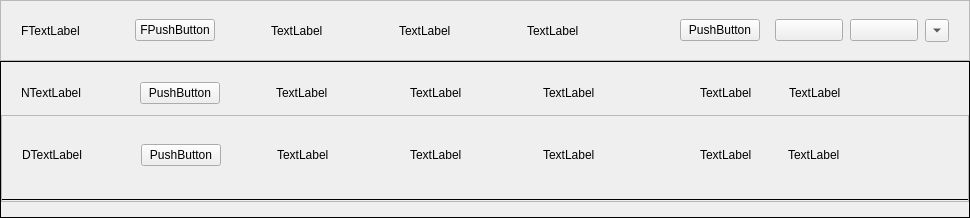
<?xml version="1.0" encoding="UTF-8"?>
<ui version="4.0">
 <class>TaskCard</class>
 <widget class="QWidget" name="TaskCard">
  <property name="geometry">
   <rect>
    <x>0</x>
    <y>0</y>
    <width>970</width>
    <height>218</height>
   </rect>
  </property>
  <property name="windowTitle">
   <string>Form</string>
  </property>
  <layout class="QVBoxLayout" name="verticalLayout_2">
   <property name="spacing">
    <number>0</number>
   </property>
   <property name="leftMargin">
    <number>0</number>
   </property>
   <property name="topMargin">
    <number>0</number>
   </property>
   <property name="rightMargin">
    <number>0</number>
   </property>
   <property name="bottomMargin">
    <number>0</number>
   </property>
   <item>
    <widget class="QWidget" name="stylingTaskCardWidget" native="true">
     <layout class="QVBoxLayout" name="styleTaskCard">
      <property name="spacing">
       <number>0</number>
      </property>
      <property name="leftMargin">
       <number>0</number>
      </property>
      <property name="topMargin">
       <number>0</number>
      </property>
      <property name="rightMargin">
       <number>0</number>
      </property>
      <property name="bottomMargin">
       <number>0</number>
      </property>
      <item>
       <widget class="QFrame" name="foldedCardPart">
        <property name="sizePolicy">
         <sizepolicy hsizetype="Preferred" vsizetype="Fixed">
          <horstretch>0</horstretch>
          <verstretch>0</verstretch>
         </sizepolicy>
        </property>
        <property name="frameShape">
         <enum>QFrame::StyledPanel</enum>
        </property>
        <property name="frameShadow">
         <enum>QFrame::Raised</enum>
        </property>
        <layout class="QVBoxLayout" name="verticalLayout_4">
         <property name="spacing">
          <number>0</number>
         </property>
         <property name="leftMargin">
          <number>0</number>
         </property>
         <property name="topMargin">
          <number>0</number>
         </property>
         <property name="rightMargin">
          <number>0</number>
         </property>
         <property name="bottomMargin">
          <number>0</number>
         </property>
         <item>
          <spacer name="verticalSpacer_5">
           <property name="orientation">
            <enum>Qt::Vertical</enum>
           </property>
           <property name="sizeType">
            <enum>QSizePolicy::Fixed</enum>
           </property>
           <property name="sizeHint" stdset="0">
            <size>
             <width>20</width>
             <height>18</height>
            </size>
           </property>
          </spacer>
         </item>
         <item>
          <widget class="QWidget" name="foldedHandWidget" native="true">
           <layout class="QHBoxLayout" name="horizontalLayout">
            <property name="spacing">
             <number>6</number>
            </property>
            <property name="leftMargin">
             <number>0</number>
            </property>
            <property name="topMargin">
             <number>0</number>
            </property>
            <property name="rightMargin">
             <number>0</number>
            </property>
            <property name="bottomMargin">
             <number>0</number>
            </property>
            <item>
             <spacer name="horizontalSpacer">
              <property name="orientation">
               <enum>Qt::Horizontal</enum>
              </property>
              <property name="sizeType">
               <enum>QSizePolicy::Fixed</enum>
              </property>
              <property name="sizeHint" stdset="0">
               <size>
                <width>20</width>
                <height>20</height>
               </size>
              </property>
             </spacer>
            </item>
            <item>
             <widget class="QLabel" name="taskNameL">
              <property name="text">
               <string>FTextLabel</string>
              </property>
             </widget>
            </item>
            <item>
             <spacer name="horizontalSpacer_3">
              <property name="orientation">
               <enum>Qt::Horizontal</enum>
              </property>
              <property name="sizeType">
               <enum>QSizePolicy::Minimum</enum>
              </property>
              <property name="sizeHint" stdset="0">
               <size>
                <width>40</width>
                <height>20</height>
               </size>
              </property>
             </spacer>
            </item>
            <item>
             <widget class="QPushButton" name="taskStatusB">
              <property name="text">
               <string>FPushButton</string>
              </property>
             </widget>
            </item>
            <item>
             <spacer name="horizontalSpacer_4">
              <property name="orientation">
               <enum>Qt::Horizontal</enum>
              </property>
              <property name="sizeType">
               <enum>QSizePolicy::Minimum</enum>
              </property>
              <property name="sizeHint" stdset="0">
               <size>
                <width>50</width>
                <height>20</height>
               </size>
              </property>
             </spacer>
            </item>
            <item>
             <widget class="QLabel" name="recurrenceSumTasksL">
              <property name="text">
               <string>TextLabel</string>
              </property>
             </widget>
            </item>
            <item>
             <spacer name="horizontalSpacer_5">
              <property name="orientation">
               <enum>Qt::Horizontal</enum>
              </property>
              <property name="sizeType">
               <enum>QSizePolicy::Preferred</enum>
              </property>
              <property name="sizeHint" stdset="0">
               <size>
                <width>54</width>
                <height>20</height>
               </size>
              </property>
             </spacer>
            </item>
            <item>
             <widget class="QLabel" name="dateSumTasksL">
              <property name="text">
               <string>TextLabel</string>
              </property>
             </widget>
            </item>
            <item>
             <spacer name="horizontalSpacer_6">
              <property name="orientation">
               <enum>Qt::Horizontal</enum>
              </property>
              <property name="sizeType">
               <enum>QSizePolicy::Preferred</enum>
              </property>
              <property name="sizeHint" stdset="0">
               <size>
                <width>54</width>
                <height>20</height>
               </size>
              </property>
             </spacer>
            </item>
            <item>
             <widget class="QLabel" name="destinationsSumTasksL">
              <property name="text">
               <string>TextLabel</string>
              </property>
             </widget>
            </item>
            <item>
             <spacer name="horizontalSpacer_7">
              <property name="orientation">
               <enum>Qt::Horizontal</enum>
              </property>
              <property name="sizeType">
               <enum>QSizePolicy::Preferred</enum>
              </property>
              <property name="sizeHint" stdset="0">
               <size>
                <width>78</width>
                <height>20</height>
               </size>
              </property>
             </spacer>
            </item>
            <item>
             <widget class="QPushButton" name="backupNowTaskB">
              <property name="text">
               <string>PushButton</string>
              </property>
             </widget>
            </item>
            <item>
             <spacer name="horizontalSpacer_8">
              <property name="orientation">
               <enum>Qt::Horizontal</enum>
              </property>
              <property name="sizeType">
               <enum>QSizePolicy::Minimum</enum>
              </property>
              <property name="sizeHint" stdset="0">
               <size>
                <width>9</width>
                <height>20</height>
               </size>
              </property>
             </spacer>
            </item>
            <item>
             <widget class="QPushButton" name="editTaskB">
              <property name="text">
               <string/>
              </property>
             </widget>
            </item>
            <item>
             <spacer name="horizontalSpacer_9">
              <property name="orientation">
               <enum>Qt::Horizontal</enum>
              </property>
              <property name="sizeType">
               <enum>QSizePolicy::Minimum</enum>
              </property>
              <property name="sizeHint" stdset="0">
               <size>
                <width>1</width>
                <height>5</height>
               </size>
              </property>
             </spacer>
            </item>
            <item>
             <widget class="QPushButton" name="deleteTaskB">
              <property name="text">
               <string/>
              </property>
             </widget>
            </item>
            <item>
             <spacer name="horizontalSpacer_10">
              <property name="orientation">
               <enum>Qt::Horizontal</enum>
              </property>
              <property name="sizeType">
               <enum>QSizePolicy::Minimum</enum>
              </property>
              <property name="sizeHint" stdset="0">
               <size>
                <width>1</width>
                <height>5</height>
               </size>
              </property>
             </spacer>
            </item>
            <item>
             <widget class="QToolButton" name="foldingTaskB">
              <property name="text">
               <string>...</string>
              </property>
              <property name="toolButtonStyle">
               <enum>Qt::ToolButtonIconOnly</enum>
              </property>
              <property name="arrowType">
               <enum>Qt::DownArrow</enum>
              </property>
             </widget>
            </item>
            <item>
             <spacer name="horizontalSpacer_2">
              <property name="orientation">
               <enum>Qt::Horizontal</enum>
              </property>
              <property name="sizeType">
               <enum>QSizePolicy::Fixed</enum>
              </property>
              <property name="sizeHint" stdset="0">
               <size>
                <width>20</width>
                <height>20</height>
               </size>
              </property>
             </spacer>
            </item>
           </layout>
          </widget>
         </item>
         <item>
          <spacer name="verticalSpacer_3">
           <property name="orientation">
            <enum>Qt::Vertical</enum>
           </property>
           <property name="sizeType">
            <enum>QSizePolicy::Fixed</enum>
           </property>
           <property name="sizeHint" stdset="0">
            <size>
             <width>20</width>
             <height>18</height>
            </size>
           </property>
          </spacer>
         </item>
        </layout>
       </widget>
      </item>
      <item>
       <widget class="QFrame" name="detailsCardPart">
        <property name="frameShape">
         <enum>QFrame::Box</enum>
        </property>
        <property name="frameShadow">
         <enum>QFrame::Plain</enum>
        </property>
        <layout class="QVBoxLayout" name="verticalLayout">
         <property name="spacing">
          <number>0</number>
         </property>
         <property name="leftMargin">
          <number>0</number>
         </property>
         <property name="topMargin">
          <number>0</number>
         </property>
         <property name="rightMargin">
          <number>0</number>
         </property>
         <property name="bottomMargin">
          <number>0</number>
         </property>
         <item>
          <spacer name="verticalSpacer_4">
           <property name="orientation">
            <enum>Qt::Vertical</enum>
           </property>
           <property name="sizeType">
            <enum>QSizePolicy::Fixed</enum>
           </property>
           <property name="sizeHint" stdset="0">
            <size>
             <width>20</width>
             <height>20</height>
            </size>
           </property>
          </spacer>
         </item>
         <item>
          <widget class="QFrame" name="nameDetailsFrame">
           <property name="sizePolicy">
            <sizepolicy hsizetype="Preferred" vsizetype="Fixed">
             <horstretch>0</horstretch>
             <verstretch>0</verstretch>
            </sizepolicy>
           </property>
           <layout class="QHBoxLayout" name="horizontalLayout_3">
            <property name="spacing">
             <number>6</number>
            </property>
            <property name="leftMargin">
             <number>0</number>
            </property>
            <property name="topMargin">
             <number>0</number>
            </property>
            <property name="rightMargin">
             <number>0</number>
            </property>
            <property name="bottomMargin">
             <number>0</number>
            </property>
            <item>
             <spacer name="horizontalSpacer_18">
              <property name="orientation">
               <enum>Qt::Horizontal</enum>
              </property>
              <property name="sizeType">
               <enum>QSizePolicy::Fixed</enum>
              </property>
              <property name="sizeHint" stdset="0">
               <size>
                <width>20</width>
                <height>20</height>
               </size>
              </property>
             </spacer>
            </item>
            <item>
             <widget class="QLabel" name="taskNameL_2">
              <property name="text">
               <string>NTextLabel</string>
              </property>
             </widget>
            </item>
            <item>
             <spacer name="horizontalSpacer_19">
              <property name="orientation">
               <enum>Qt::Horizontal</enum>
              </property>
              <property name="sizeType">
               <enum>QSizePolicy::Minimum</enum>
              </property>
              <property name="sizeHint" stdset="0">
               <size>
                <width>40</width>
                <height>20</height>
               </size>
              </property>
             </spacer>
            </item>
            <item>
             <widget class="QPushButton" name="taskStatusB_2">
              <property name="text">
               <string>PushButton</string>
              </property>
             </widget>
            </item>
            <item>
             <spacer name="horizontalSpacer_20">
              <property name="orientation">
               <enum>Qt::Horizontal</enum>
              </property>
              <property name="sizeType">
               <enum>QSizePolicy::Minimum</enum>
              </property>
              <property name="sizeHint" stdset="0">
               <size>
                <width>50</width>
                <height>20</height>
               </size>
              </property>
             </spacer>
            </item>
            <item>
             <widget class="QLabel" name="recurrenceSumTasksL_2">
              <property name="text">
               <string>TextLabel</string>
              </property>
             </widget>
            </item>
            <item>
             <spacer name="horizontalSpacer_21">
              <property name="orientation">
               <enum>Qt::Horizontal</enum>
              </property>
              <property name="sizeType">
               <enum>QSizePolicy::Preferred</enum>
              </property>
              <property name="sizeHint" stdset="0">
               <size>
                <width>54</width>
                <height>20</height>
               </size>
              </property>
             </spacer>
            </item>
            <item>
             <widget class="QLabel" name="dateSumTasksL_2">
              <property name="text">
               <string>TextLabel</string>
              </property>
             </widget>
            </item>
            <item>
             <spacer name="horizontalSpacer_22">
              <property name="orientation">
               <enum>Qt::Horizontal</enum>
              </property>
              <property name="sizeType">
               <enum>QSizePolicy::Preferred</enum>
              </property>
              <property name="sizeHint" stdset="0">
               <size>
                <width>54</width>
                <height>20</height>
               </size>
              </property>
             </spacer>
            </item>
            <item>
             <widget class="QLabel" name="destinationsSumTasksL_2">
              <property name="text">
               <string>TextLabel</string>
              </property>
             </widget>
            </item>
            <item>
             <spacer name="horizontalSpacer_23">
              <property name="orientation">
               <enum>Qt::Horizontal</enum>
              </property>
              <property name="sizeType">
               <enum>QSizePolicy::Preferred</enum>
              </property>
              <property name="sizeHint" stdset="0">
               <size>
                <width>78</width>
                <height>20</height>
               </size>
              </property>
             </spacer>
            </item>
            <item>
             <widget class="QLabel" name="label">
              <property name="text">
               <string>TextLabel</string>
              </property>
             </widget>
            </item>
            <item>
             <spacer name="horizontalSpacer_24">
              <property name="orientation">
               <enum>Qt::Horizontal</enum>
              </property>
              <property name="sizeType">
               <enum>QSizePolicy::Minimum</enum>
              </property>
              <property name="sizeHint" stdset="0">
               <size>
                <width>9</width>
                <height>20</height>
               </size>
              </property>
             </spacer>
            </item>
            <item>
             <widget class="QLabel" name="label_3">
              <property name="text">
               <string>TextLabel</string>
              </property>
             </widget>
            </item>
            <item>
             <spacer name="horizontalSpacer_25">
              <property name="orientation">
               <enum>Qt::Horizontal</enum>
              </property>
              <property name="sizeType">
               <enum>QSizePolicy::Preferred</enum>
              </property>
              <property name="sizeHint" stdset="0">
               <size>
                <width>87</width>
                <height>20</height>
               </size>
              </property>
             </spacer>
            </item>
            <item>
             <spacer name="horizontalSpacer_26">
              <property name="orientation">
               <enum>Qt::Horizontal</enum>
              </property>
              <property name="sizeType">
               <enum>QSizePolicy::Fixed</enum>
              </property>
              <property name="sizeHint" stdset="0">
               <size>
                <width>20</width>
                <height>20</height>
               </size>
              </property>
             </spacer>
            </item>
           </layout>
          </widget>
         </item>
         <item>
          <spacer name="verticalSpacer">
           <property name="orientation">
            <enum>Qt::Vertical</enum>
           </property>
           <property name="sizeType">
            <enum>QSizePolicy::Fixed</enum>
           </property>
           <property name="sizeHint" stdset="0">
            <size>
             <width>20</width>
             <height>11</height>
            </size>
           </property>
          </spacer>
         </item>
         <item>
          <widget class="QScrollArea" name="scrollArea">
           <property name="sizePolicy">
            <sizepolicy hsizetype="Expanding" vsizetype="Preferred">
             <horstretch>0</horstretch>
             <verstretch>0</verstretch>
            </sizepolicy>
           </property>
           <property name="widgetResizable">
            <bool>true</bool>
           </property>
           <widget class="QWidget" name="scrollAreaWidgetContents">
            <property name="geometry">
             <rect>
              <x>0</x>
              <y>0</y>
              <width>966</width>
              <height>82</height>
             </rect>
            </property>
            <layout class="QVBoxLayout" name="verticalLayout_3">
             <property name="spacing">
              <number>0</number>
             </property>
             <property name="leftMargin">
              <number>0</number>
             </property>
             <property name="topMargin">
              <number>0</number>
             </property>
             <property name="rightMargin">
              <number>0</number>
             </property>
             <property name="bottomMargin">
              <number>0</number>
             </property>
             <item>
              <widget class="QWidget" name="widget_2" native="true">
               <layout class="QVBoxLayout" name="verticalLayout_5">
                <property name="spacing">
                 <number>4</number>
                </property>
                <property name="leftMargin">
                 <number>0</number>
                </property>
                <property name="topMargin">
                 <number>0</number>
                </property>
                <property name="rightMargin">
                 <number>0</number>
                </property>
                <property name="bottomMargin">
                 <number>0</number>
                </property>
                <item>
                 <widget class="QWidget" name="widget_4" native="true">
                  <layout class="QHBoxLayout" name="horizontalLayout_4">
                   <property name="spacing">
                    <number>6</number>
                   </property>
                   <property name="leftMargin">
                    <number>0</number>
                   </property>
                   <property name="topMargin">
                    <number>0</number>
                   </property>
                   <property name="rightMargin">
                    <number>0</number>
                   </property>
                   <property name="bottomMargin">
                    <number>0</number>
                   </property>
                   <item>
                    <spacer name="horizontalSpacer_27">
                     <property name="orientation">
                      <enum>Qt::Horizontal</enum>
                     </property>
                     <property name="sizeType">
                      <enum>QSizePolicy::Fixed</enum>
                     </property>
                     <property name="sizeHint" stdset="0">
                      <size>
                       <width>20</width>
                       <height>20</height>
                      </size>
                     </property>
                    </spacer>
                   </item>
                   <item>
                    <widget class="QLabel" name="taskNameL_3">
                     <property name="text">
                      <string>DTextLabel</string>
                     </property>
                    </widget>
                   </item>
                   <item>
                    <spacer name="horizontalSpacer_28">
                     <property name="orientation">
                      <enum>Qt::Horizontal</enum>
                     </property>
                     <property name="sizeType">
                      <enum>QSizePolicy::Minimum</enum>
                     </property>
                     <property name="sizeHint" stdset="0">
                      <size>
                       <width>40</width>
                       <height>20</height>
                      </size>
                     </property>
                    </spacer>
                   </item>
                   <item>
                    <widget class="QPushButton" name="taskStatusB_3">
                     <property name="text">
                      <string>PushButton</string>
                     </property>
                    </widget>
                   </item>
                   <item>
                    <spacer name="horizontalSpacer_29">
                     <property name="orientation">
                      <enum>Qt::Horizontal</enum>
                     </property>
                     <property name="sizeType">
                      <enum>QSizePolicy::Minimum</enum>
                     </property>
                     <property name="sizeHint" stdset="0">
                      <size>
                       <width>50</width>
                       <height>20</height>
                      </size>
                     </property>
                    </spacer>
                   </item>
                   <item>
                    <widget class="QLabel" name="recurrenceSumTasksL_3">
                     <property name="text">
                      <string>TextLabel</string>
                     </property>
                    </widget>
                   </item>
                   <item>
                    <spacer name="horizontalSpacer_30">
                     <property name="orientation">
                      <enum>Qt::Horizontal</enum>
                     </property>
                     <property name="sizeType">
                      <enum>QSizePolicy::Preferred</enum>
                     </property>
                     <property name="sizeHint" stdset="0">
                      <size>
                       <width>54</width>
                       <height>20</height>
                      </size>
                     </property>
                    </spacer>
                   </item>
                   <item>
                    <widget class="QLabel" name="dateSumTasksL_3">
                     <property name="text">
                      <string>TextLabel</string>
                     </property>
                    </widget>
                   </item>
                   <item>
                    <spacer name="horizontalSpacer_31">
                     <property name="orientation">
                      <enum>Qt::Horizontal</enum>
                     </property>
                     <property name="sizeType">
                      <enum>QSizePolicy::Preferred</enum>
                     </property>
                     <property name="sizeHint" stdset="0">
                      <size>
                       <width>54</width>
                       <height>20</height>
                      </size>
                     </property>
                    </spacer>
                   </item>
                   <item>
                    <widget class="QLabel" name="destinationsSumTasksL_3">
                     <property name="text">
                      <string>TextLabel</string>
                     </property>
                    </widget>
                   </item>
                   <item>
                    <spacer name="horizontalSpacer_32">
                     <property name="orientation">
                      <enum>Qt::Horizontal</enum>
                     </property>
                     <property name="sizeType">
                      <enum>QSizePolicy::Preferred</enum>
                     </property>
                     <property name="sizeHint" stdset="0">
                      <size>
                       <width>78</width>
                       <height>20</height>
                      </size>
                     </property>
                    </spacer>
                   </item>
                   <item>
                    <widget class="QLabel" name="label_2">
                     <property name="text">
                      <string>TextLabel</string>
                     </property>
                    </widget>
                   </item>
                   <item>
                    <spacer name="horizontalSpacer_33">
                     <property name="orientation">
                      <enum>Qt::Horizontal</enum>
                     </property>
                     <property name="sizeType">
                      <enum>QSizePolicy::Minimum</enum>
                     </property>
                     <property name="sizeHint" stdset="0">
                      <size>
                       <width>9</width>
                       <height>20</height>
                      </size>
                     </property>
                    </spacer>
                   </item>
                   <item>
                    <widget class="QLabel" name="label_4">
                     <property name="text">
                      <string>TextLabel</string>
                     </property>
                    </widget>
                   </item>
                   <item>
                    <spacer name="horizontalSpacer_34">
                     <property name="orientation">
                      <enum>Qt::Horizontal</enum>
                     </property>
                     <property name="sizeType">
                      <enum>QSizePolicy::Preferred</enum>
                     </property>
                     <property name="sizeHint" stdset="0">
                      <size>
                       <width>87</width>
                       <height>20</height>
                      </size>
                     </property>
                    </spacer>
                   </item>
                   <item>
                    <spacer name="horizontalSpacer_35">
                     <property name="orientation">
                      <enum>Qt::Horizontal</enum>
                     </property>
                     <property name="sizeType">
                      <enum>QSizePolicy::Fixed</enum>
                     </property>
                     <property name="sizeHint" stdset="0">
                      <size>
                       <width>20</width>
                       <height>20</height>
                      </size>
                     </property>
                    </spacer>
                   </item>
                  </layout>
                 </widget>
                </item>
                <item>
                 <widget class="Line" name="line">
                  <property name="frameShadow">
                   <enum>QFrame::Plain</enum>
                  </property>
                  <property name="orientation">
                   <enum>Qt::Horizontal</enum>
                  </property>
                 </widget>
                </item>
               </layout>
              </widget>
             </item>
            </layout>
           </widget>
          </widget>
         </item>
         <item>
          <spacer name="verticalSpacer_2">
           <property name="orientation">
            <enum>Qt::Vertical</enum>
           </property>
           <property name="sizeType">
            <enum>QSizePolicy::Fixed</enum>
           </property>
           <property name="sizeHint" stdset="0">
            <size>
             <width>20</width>
             <height>15</height>
            </size>
           </property>
          </spacer>
         </item>
        </layout>
       </widget>
      </item>
     </layout>
    </widget>
   </item>
  </layout>
 </widget>
 <resources/>
 <connections/>
</ui>
